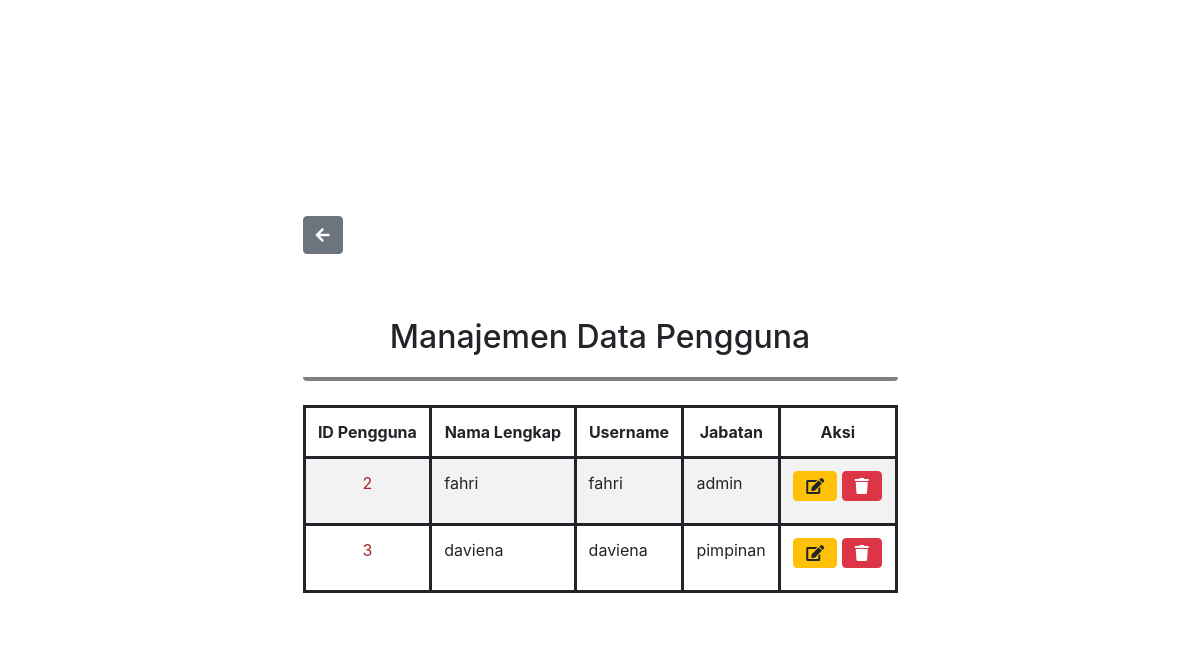
The app's page /mu.php (signed in) with its own data.
### tables this page shows
CREATE TABLE `users` (
  `id_users` int(11) NOT NULL,
  `username` varchar(50) NOT NULL,
  `password` varchar(255) NOT NULL,
  `nama_lengkap` varchar(100) DEFAULT NULL,
  `jenis_kelamin` enum('Laki - Laki','Perempuan','','') NOT NULL,
  `jabatan` varchar(50) DEFAULT NULL
);

### mu.php (the view, shortened to what this page needs)
<!DOCTYPE html>
<html lang="en">
<head>
    <link rel="stylesheet" href="https://stackpath.bootstrapcdn.com/bootstrap/4.5.0/css/bootstrap.min.css">
    <link rel="stylesheet" href="https://cdnjs.cloudflare.com/ajax/libs/font-awesome/5.15.3/css/all.min.css">
</head>
<body>
    <div class="container">
        <a href="dashboard.php" class="btn btn-secondary back-btn">
            <i class="fas fa-arrow-left"></i>
        </a>
        <h2 class="mt-4 mb-4">Manajemen Data Pengguna</h2>
        <table class="table table-striped">
            <thead>
                <tr>
                    <th>ID Pengguna</th>
                    <th>Nama Lengkap</th>
                    <th>Username</th>
                    <th>Jabatan</th>
                    <th>Aksi</th>
                </tr>
            </thead>
            <tbody>
                <?php
                include 'db.php';
                $sql = "SELECT * FROM users";
                $result = $conn->query($sql);
                while($row = $result->fetch_assoc()) {
                    echo "<tr>";
                    echo "<td>" . "<p class='myid'>" . $row['id_users'] . "</p>" . "</td>";
                    echo "<td>" . $row['nama_lengkap'] . "</td>";
                    echo "<td>" . $row['username'] . "</td>";
                    echo "<td>" . $row['jabatan'] . "</td>";
                    echo "<td>
                            <button class='btn btn-warning fas fa-edit' data-toggle='modal' data-target='#editModal' data-id='" . $row['id_users'] . "'></button>
                            <button class='btn btn-danger fas fa-trash' data-toggle='modal' data-target='#deleteModal' data-id='" . $row['id_users'] . "'></button>
                        </td>";
                    echo "</tr>";
                }
                ?>
            </tbody>
        </table>
    </div>
</body>
</html>

### mu.php (style rules this page uses)
body { display: flex; align-items: center; justify-content: center; height: 100vh; background-image: url('bg.jpg'); background-size: cover; background-position: center; margin: 0; }
.container { max-width: 625px; margin-top: 25px; padding: 15px; background-color: #fff; }
h2 { border-bottom: 4px solid grey; border-radius: 4px; margin: 0 auto; padding: 20px 0; text-align: center; }
th { text-align: center; }
a { color: white; }
.container a { margin-bottom: 20px; }
table, thead, td, th { border: 3px solid; }
.myid { color: brown; text-align: center; }
.back-btn { margin-bottom: 20px; }

### records on screen
users: id_users "2", nama_lengkap "fahri", username "fahri", jabatan "admin"
users: id_users "3", nama_lengkap "daviena", username "daviena", jabatan "pimpinan"
